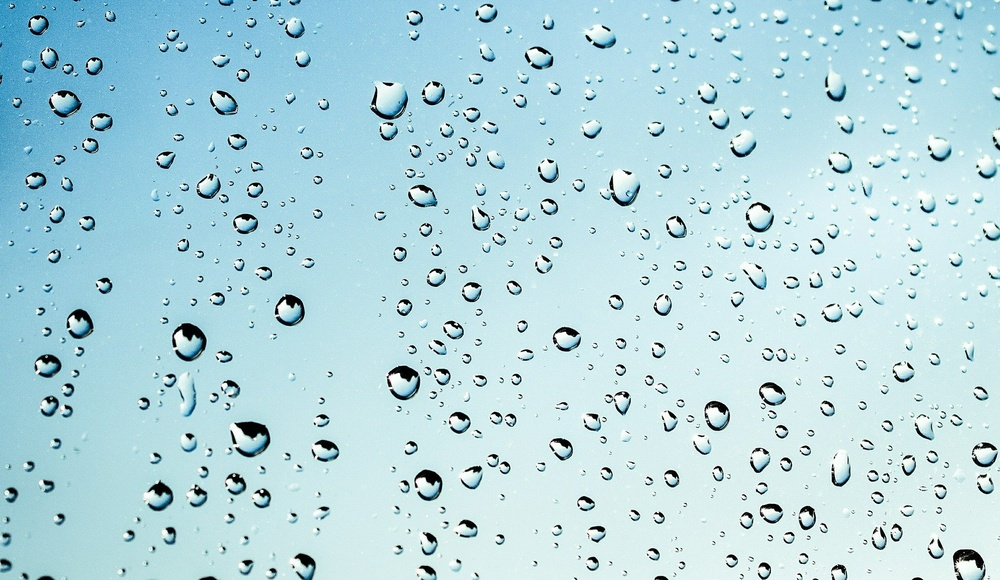
#> input picture backend/storage/images/rK2L3sQRoavibwhoArhgpXOvycK7jcOZKsG3cFwM.jpg, 1000 x 580 px, shrunk from 1920 x 1114 before the run
$ python hello.py storage/images/rK2L3sQRoavibwhoArhgpXOvycK7jcOZKsG3cFwM.jpg storage/images/rK2L3sQRoavibwhoArhgpXOvycK7jcOZKsG3cFwM.jpg storage/images/rK2L3sQRoavibwhoArhgpXOvycK7jcOZKsG3cFwM.jpg storage/images/rK2L3sQRoavibwhoArhgpXOvycK7jcOZKsG3cFwM.jpg
#> lines starting #> are read from the running program, lines starting #| are printed output that depends on the picture; after the words box and inside, x2 and y2 are one past the last pixel; in counts of white or black regions, pixels touching at a corner belong together
import numpy as np
import cv2
import sys

# define a video capture object
name = sys.argv[1]
stroke = sys.argv[2]
height44=sys.argv[3]
width44=sys.argv[4]

if stroke=="red":
    stroke_coordinates = (0,0,255)
elif stroke=="green":
     stroke_coordinates = (0,255,0)
else:
    stroke_coordinates = (255,0,0)
# Save image in set directory
# Read RGB image
image = cv2.imread(name)
#> image is the input picture: shape (580, 1000, 3); mean B, G, R 222.7, 214.8, 178.7
gray=cv2.cvtColor(image,cv2.COLOR_BGR2GRAY)
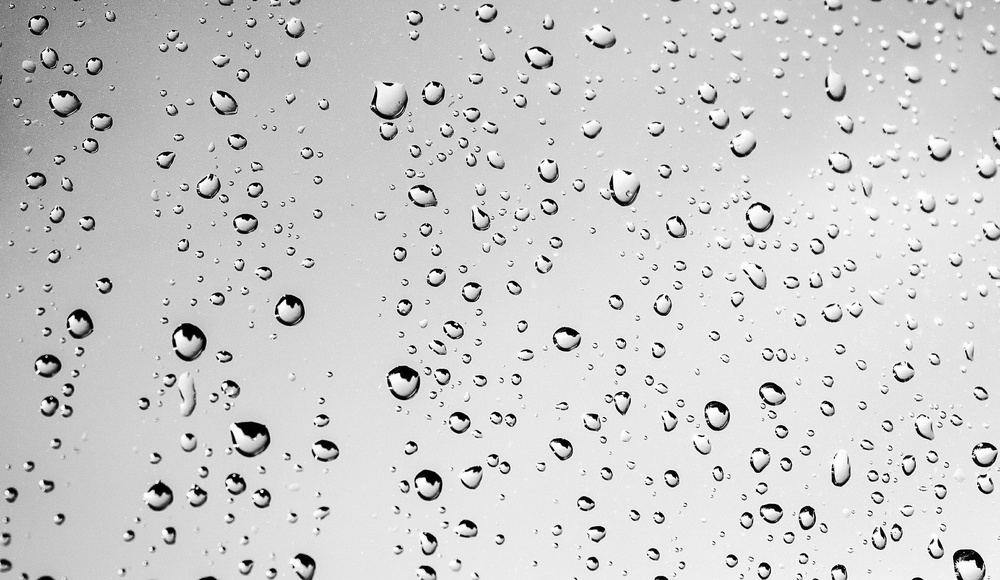
#> gray: shape (580, 1000); min 0, max 255, mean 204.9
edged = cv2.Canny(image, 10, 250)
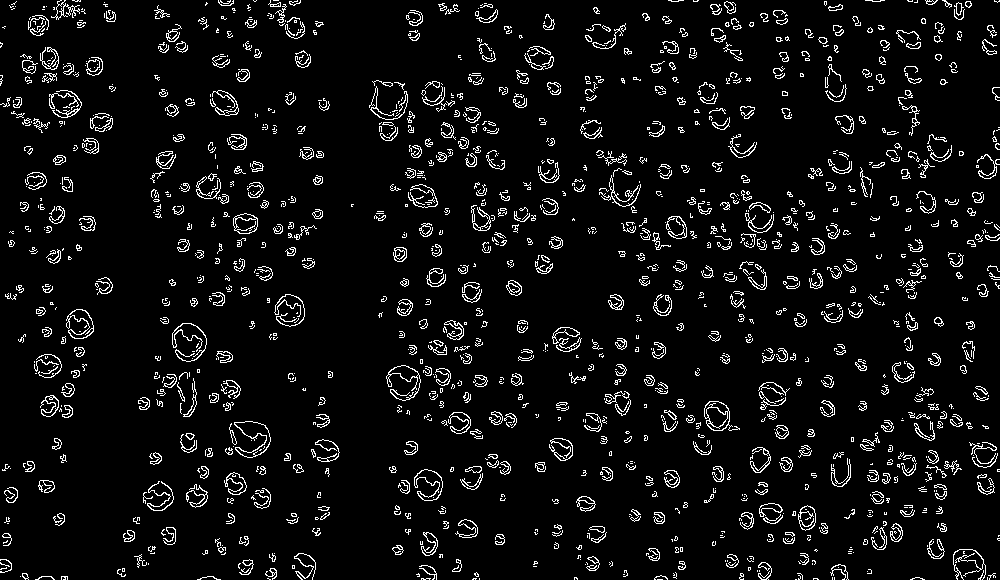
#> edged: shape (580, 1000); 6.1% white in thin lines or dots
(cnts, _) = cv2.findContours(edged.copy(), cv2.RETR_EXTERNAL, cv2.CHAIN_APPROX_SIMPLE)
#> cnts = 1516 contours, 1259 with area under 20; largest, box (x1, y1, x2, y2) and area: (704, 401, 740, 431) 596, (234, 421, 271, 458) 595, (414, 469, 443, 501) 401, (233, 213, 258, 234) 396, (66, 309, 94, 339) 366

c = max(cnts, key = cv2.contourArea)
#> c = contour of 69 points, box (x1, y1, x2, y2) (704, 401, 740, 431), area 596


x,y,w,h = cv2.boundingRect(c)
#> x = 704; y = 401; w = 36; h = 30

rect = cv2.minAreaRect(c)
#> rect = ((721.5, 415.5), (29, 35), -90)
(x42, y42), (width, height), angle = rect
#> x42 = 721.5; y42 = 415.5; width = 29; height = 35; angle = -90
print(rect)
#| ((721.5, 415.5), (29.0, 35.0), -90.0)
box = cv2.boxPoints(rect)
#> box = [[739, 430], [704, 430], [704, 401], [739, 401]]
x_max = int(np.max(box[:,0]))
#> x_max = 739
x_min = int(np.min(box[:,0]))
#> x_min = 704
y_max = int(np.max(box[:,1]))
#> y_max = 430
y_min = int(np.min(box[:,1]))
#> y_min = 401
width=int(x_max-x_min)
#> width = 35
height=int(y_max-y_min)
#> height = 29
cx=int((x_min + x_max) // 2)
#> cx = 721
cy=int((y_min + y_max) // 2)
#> cy = 415
box = np.int0(box)

#> (the run stopped early here; a loop or call above may not have finished)
